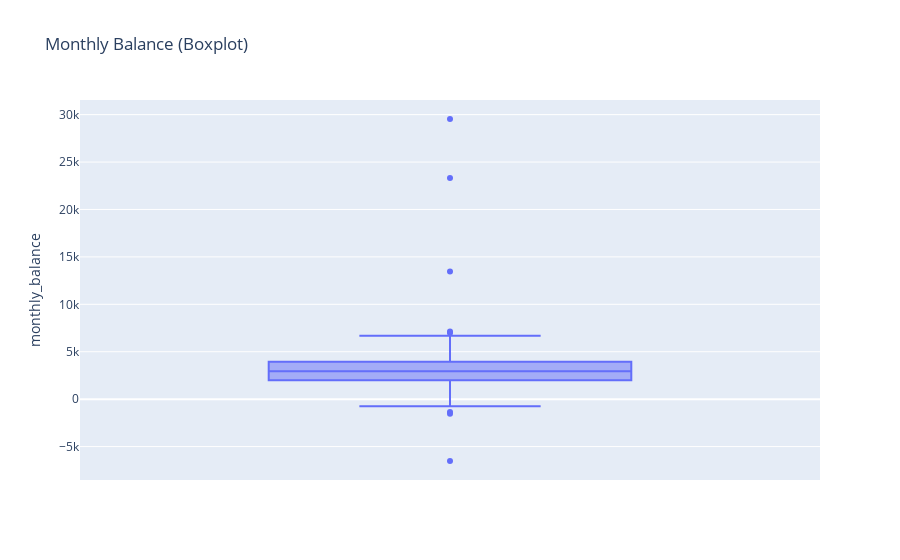

Notebook code cell kept with this figure:
### Code cell
# Boxplot for monthly_balance
fig = px.box(df, y="monthly_balance", title="Monthly Balance")
fig.show()

### Figure 1 — Plotly figure (JSON) as saved in the notebook; plotly's stock layout.template omitted (floating-point values rounded to 4 significant figures; data arrays with more than 128 entries replaced by an {"elided": "..."} marker saying what was removed)
{"data": [{"alignmentgroup": "True", "hovertemplate": "monthly_balance=%{y}<extra></extra>", "legendgroup": "", "marker": {"color": "#636efa"}, "name": "", "notched": false, "offsetgroup": "", "orientation": "v", "showlegend": false, "type": "box", "x0": " ", "xaxis": "x", "y": {"elided": "1010 int values"}, "y0": " ", "yaxis": "y"}], "layout": {"boxmode": "group", "legend": {"tracegroupgap": 0}, "title": {"text": "Monthly Balance (Boxplot)"}, "xaxis": {"anchor": "y", "domain": [0, 1]}, "yaxis": {"anchor": "x", "domain": [0, 1], "title": {"text": "monthly_balance"}}}}
